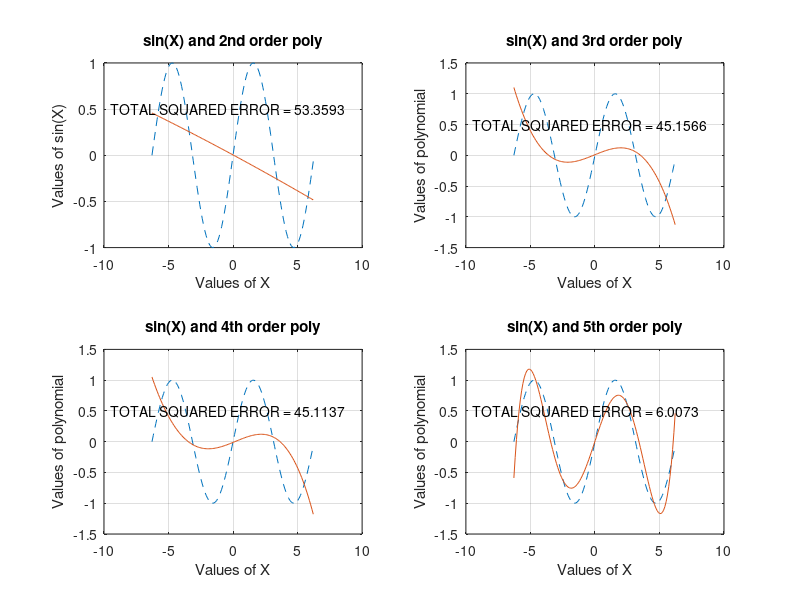
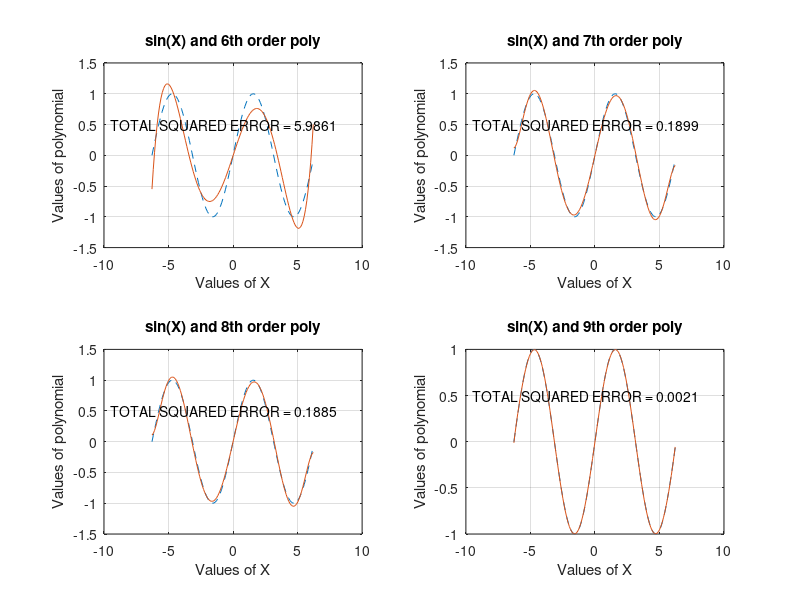

MATLAB code for these plots, in order:
X = [-2*pi:0.1:2*pi]; 

figure(1);
subplot(2,2,1); 
plot(X,sin(X),'--');
hold on;
grid;
xlabel('Values of X');
ylabel('Values of sin(X)');
title('sin(X) and 2nd order poly');


C = polyfit(X,sin(X),2);

Y = polyval(C,X);

subplot(2,2,1); 
plot(X,Y);
hold off;

% Now calculate the squared error between each value for these two plots

ERROR = sin(X) - Y;
SQR_ERROR = ERROR.^2;
TOTAL_SQR_ERROR = sum(SQR_ERROR)
text(-9.5,0.5,'TOTAL SQUARED ERROR = 53.3593'); 

%Is there a way to get the error without just running it ahead of time? 
%I tried text(-9.5,0.5,'TOTAL SQUARED ERROR = ' + TOTAL_SQR_ERROR);  but
%that does nothing

C = polyfit(X,sin(X),3);
Y = polyval(C,X);

subplot(2,2,2); 
plot(X,sin(X),'--');
hold on;
subplot(2,2,2); plot(X,Y);
grid;
xlabel('Values of X');
ylabel('Values of polynomial');
title('sin(X) and 3rd order poly');
hold off;

ERROR = sin(X) - Y;
SQR_ERROR = ERROR.^2;
TOTAL_SQR_ERROR = sum(SQR_ERROR)
text(-9.5,0.5,'TOTAL SQUARED ERROR = 45.1566');


C = polyfit(X,sin(X),4);
Y = polyval(C,X);

subplot(2,2,3); 
plot(X,sin(X),'--');
hold on;
subplot(2,2,3); plot(X,Y);
grid;
xlabel('Values of X');
ylabel('Values of polynomial');
title('sin(X) and 4th order poly');
hold off;

ERROR = sin(X) - Y;
SQR_ERROR = ERROR.^2;
TOTAL_SQR_ERROR = sum(SQR_ERROR)
text(-9.5,0.5,'TOTAL SQUARED ERROR = 45.1137');


C = polyfit(X,sin(X),5);
Y = polyval(C,X);

subplot(2,2,4); 
plot(X,sin(X),'--');
hold on;
subplot(2,2,4); plot(X,Y);
grid;
xlabel('Values of X');
ylabel('Values of polynomial');
title('sin(X) and 5th order poly');
hold off;

ERROR = sin(X) - Y;
SQR_ERROR = ERROR.^2;
TOTAL_SQR_ERROR = sum(SQR_ERROR)
text(-9.5,0.5,'TOTAL SQUARED ERROR = 6.0073');

figure(2);


C = polyfit(X,sin(X),6);
Y = polyval(C,X);

subplot(2,2,1); 
plot(X,sin(X),'--');
hold on;
subplot(2,2,1); 
plot(X,Y);
grid;
xlabel('Values of X');
ylabel('Values of polynomial');
title('sin(X) and 6th order poly');
hold off;

ERROR = sin(X) - Y;
SQR_ERROR = ERROR.^2;
TOTAL_SQR_ERROR = sum(SQR_ERROR)
text(-9.5,0.5,'TOTAL SQUARED ERROR = 5.9861');

C = polyfit(X,sin(X),7);
Y = polyval(C,X);

subplot(2,2,2); 
plot(X,sin(X),'--');
hold on;
subplot(2,2,2); plot(X,Y);
grid;
xlabel('Values of X');
ylabel('Values of polynomial');
title('sin(X) and 7th order poly');
hold off;

ERROR = sin(X) - Y;
SQR_ERROR = ERROR.^2;
TOTAL_SQR_ERROR = sum(SQR_ERROR)
text(-9.5,0.5,'TOTAL SQUARED ERROR = 0.1899');


C = polyfit(X,sin(X),8);
Y = polyval(C,X);

subplot(2,2,3); 
plot(X,sin(X),'--');
hold on;
subplot(2,2,3); plot(X,Y);
grid;
xlabel('Values of X');
ylabel('Values of polynomial');
title('sin(X) and 8th order poly');
hold off;

ERROR = sin(X) - Y;
SQR_ERROR = ERROR.^2;
TOTAL_SQR_ERROR = sum(SQR_ERROR)
text(-9.5,0.5,'TOTAL SQUARED ERROR = 0.1885');

C = polyfit(X,sin(X),9);
Y = polyval(C,X);

subplot(2,2,4); 
plot(X,sin(X),'--');
hold on;
subplot(2,2,4); plot(X,Y);
grid;
xlabel('Values of X');
ylabel('Values of polynomial');
title('sin(X) and 9th order poly');
hold off;

ERROR = sin(X) - Y;
SQR_ERROR = ERROR.^2;
TOTAL_SQR_ERROR = sum(SQR_ERROR)
text(-9.5,0.5,'TOTAL SQUARED ERROR = 0.0021');

%Much of this was jsut cpy/paste from the last part and manually checking
%error then adding it in text (about halfway through I just did it from
%solutions to be honest.
 
